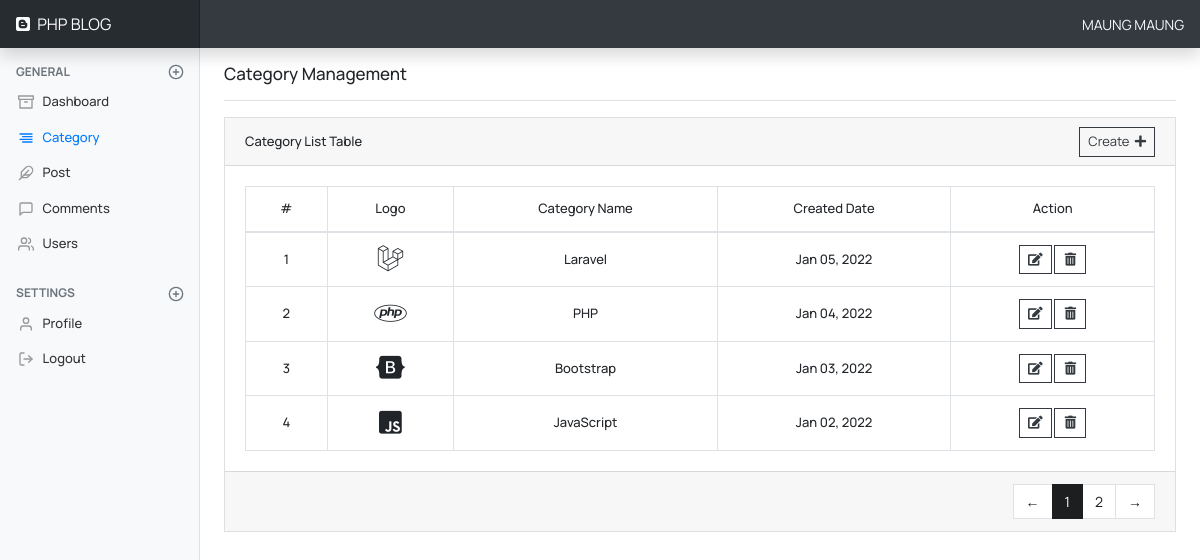
The app's page /admin/category_index.php (signed in) with its own data.
### tables this page shows
CREATE TABLE `categories` (
  `id` int unsigned NOT NULL AUTO_INCREMENT,
  `title` varchar(225) NOT NULL,
  `logo` varchar(225) DEFAULT 'far fa-list-alt',
  `slug` varchar(225) DEFAULT NULL,
  `description` text,
  `created_at` timestamp NULL DEFAULT CURRENT_TIMESTAMP,
  `updated_at` timestamp NULL DEFAULT CURRENT_TIMESTAMP,
  PRIMARY KEY (`id`),
  UNIQUE KEY `id_UNIQUE` (`id`)
);

### admin/include_admin/functions.php (called while the page is built, shortened)
<?php
function get_data_by_page($tbl, $auth_user = null)
{
    global $conn;
    $limit  = 4;
    $page   = isset($_GET['page']) ? $_GET['page'] : 1;
    $offset = ($page - 1) * $limit;
    $data   = [];
    if( $tbl == 'posts' && isset($auth_user) ){
        if( $auth_user->role == 'admin' ){
            $query = "SELECT * FROM {$tbl} ORDER BY created_at DESC LIMIT {$offset},{$limit}";
        }else{
            $query = "SELECT * FROM {$tbl} WHERE user_id=$auth_user->id ORDER BY created_at DESC LIMIT {$offset},{$limit}";
        }
    }else{
        $query = "SELECT * FROM {$tbl} ORDER BY created_at DESC LIMIT {$offset},{$limit}";
    }
    if( $result = mysqli_query($conn, $query) ){
        while( $row = mysqli_fetch_object($result) ){
            $data[] = $row;
        }
    }
    return [ $data, $page ];
}
function get_paginator($tbl, $auth_user = null)
{
    global $conn;
    if( $tbl == 'posts' && isset($auth_user) ){
        if( $auth_user->role == 'admin' ){
            $result = mysqli_query($conn, "SELECT * FROM $tbl");
        }else{
            $result = mysqli_query($conn, "SELECT * FROM $tbl WHERE user_id=$auth_user->id");
        }
    }else{
        $result = mysqli_query($conn, "SELECT * FROM $tbl");
    }
    if( mysqli_num_rows($result) > 0 ){
        $total_records = mysqli_num_rows($result);
        $limit = 4;
        $total_page = ceil($total_records / $limit);
        return $total_page;
    }
}

### admin/category_index.php (the view, shortened to what this page needs)
<?php
include('include_admin/header.php');
include('include_admin/nav.php');
$data       = get_data_by_page('categories');
$categories = $data[0];
$page       = $data[1];
$i = $page == 1 ? 0 : ($page - 1) * 4;
?>
<div class="container-fluid">
    <div class="row">
        <?php include('include_admin/sidebar.php'); ?>
        <main role="main" class="col-md-9 ml-sm-auto col-lg-10 px-md-4">
            <div class="d-flex justify-content-between flex-wrap flex-md-nowrap align-items-center pt-3 pb-2 mb-3 border-bottom">
                <h1 class="h5">Category Management</h1>
            </div>
            <div class="card">
                <div class="card-header d-flex justify-content-between align-items-center">
                    <span class="table-title">Category List Table</span>
                    <a href="category_create.php" class="btn btn-sm btn-outline-dark rounded-0">
                        Create&nbsp;
                        <i class="fa fa-plus"></i>
                    </a>
                </div>
                <div class="card-body">
                    <table class="table table-bordered text-center v-middle mb-0">
                        <thead>
                            <tr>
                                <th>#</th>
                                <th>Logo</th>
                                <th>Category Name</th>
                                <th>Created Date</th>
                                <th>Action</th>
                            </tr>
                        </thead>
                        <tbody>
                            <?php if(count($categories) > 0): ?>
                            <?php foreach($categories as $key => $category): ?>
                            <tr>
                                <td><?= ++$i ?></td>
                                <td><i class="<?= $category->logo ?> fa-2x"></i></td>
                                <td><?= $category->title ?></td>
                                <td><?= date("M d, Y", strtotime($category->created_at)) ?></td>
                                <td>
                                    <a href="category_edit.php?edit_category_id=<?=$category->id?>"
                        			class="btn-sm btn btn-outline-dark rounded-0">
                                        <i class="fa fa-edit"></i>
                                    </a>
                                    <a href="javascript:;" class="btn btn-sm btn-outline-dark rounded-0"
                                    data-toggle="modal" data-target="#showDeleteCategoryModal<?=$category->id?>">
                                        <i class="fa fa-trash-alt"></i>
                                    </a>
                                </td>
                            </tr>
                            <?php endforeach; ?>
                            <?php endif; ?>
                        </tbody>
                    </table>
                </div>
                <?php $total_page = get_paginator('categories'); ?>
                <?php if( $total_page > 1 ): ?>
                <div class="card-footer">
                    <nav>
                        <ul class="pagination justify-content-end mb-0">
                            <li class="page-item <?= $page > 1 ? '' : 'disabled'; ?>">
                                <a class="page-link disabled" href="category_index.php?page=<?= $page - 1 ?>">
                                    <span>&larr;</span>
                                </a>
                            </li>
                            <?php for($i=1; $i<=$total_page; $i++): ?>
                            <?php $active = $i == $page ? 'active' : ''; ?>
                            <li class="page-item <?= $active ?>">
                                <a class="page-link" href="category_index.php?page=<?= $i ?>"><?= $i ?></a>
                            </li>
                            <?php endfor; ?>
                            <li class="page-item <?= $total_page > $page ? '' : 'disabled'; ?>">
                                <a class="page-link" href="category_index.php?page=<?= $page + 1 ?>">
                                    <span>&rarr;</span>
                                </a>
                            </li>
                        </ul>
                    </nav>
                </div>
                <?php endif; ?>
            </div>
        </main>
    </div>
</div>
<?php include('include_admin/footer.php'); ?>

### admin/assets/css/dashboard.css (style rules this page uses)
body { font-family: 'Rubik', sans-serif; font-size: .875rem; }

### admin/include_admin/header.php (style rules this page uses)
* { font-family: 'Manrope', sans-serif; }
table, table th, .table-title, .card-custom-title { font-size: 13px; font-weight: 500; }
table tr td { vertical-align: middle !important; }
.card { border-radius: 0; }
.card-header { padding: 0.55rem 1.25rem !important; }
.btn-sm { font-size: 13px; }
h1.h5 { font-size: 17px; }
.fa-trash-alt { padding-left: 1.4px; padding-right: 1.4px; }
.pagination { border-radius: 0; }
.pagination > .active > a, .pagination > .active > a:focus, .pagination > .active > a:hover, .pagination > .active > span:focus, .pagination > .active > span:hover { color: #FFF; background-color: #1C1E1F !important; border-color: #1C1E1F !important; }
.pagination > li > a, .pagination > li > span { color: #1C1E1F !important; }
.page-item:first-child .page-link, .page-item:last-child .page-link { border-radius: 0; }
.page-item.active .page-link { color: #FFF !important; background-color: #1C1E1F !important; border-color: #1C1E1F !important; }

### records on screen
categories: title "Laravel", created_at "Jan 05, 2022"
categories: title "PHP", created_at "Jan 04, 2022"
categories: title "Bootstrap", created_at "Jan 03, 2022"
categories: title "JavaScript", created_at "Jan 02, 2022"

### other values on screen
$auth_user->name "MAUNG MAUNG"
